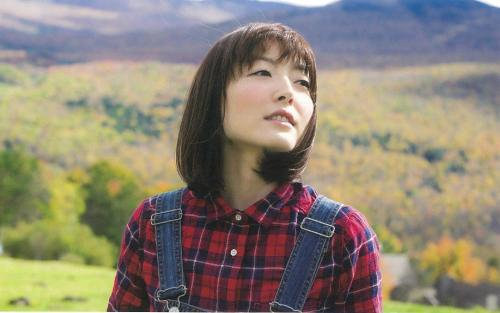
#> input picture picture/test1.jpg, 500 x 313 px
$ python picture14.py
#> lines starting #> are read from the running program, lines starting #| are printed output that depends on the picture
import cv2
import numpy as np

img = cv2.imread('test1.jpg')
#> img is the input picture: shape (313, 500, 3); mean B, G, R 115.9, 131.7, 140.8

kernel = cv2.getStructuringElement(cv2.MORPH_RECT, (8, 8))
openImg = cv2.morphologyEx(img, cv2.MORPH_OPEN, kernel)
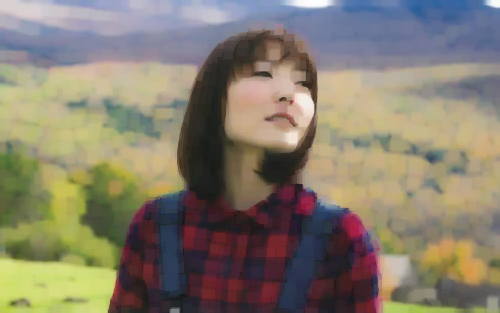
#> openImg: shape (313, 500, 3); mean B, G, R 109.4, 125.6, 133.8
closeImg = cv2.morphologyEx(img, cv2.MORPH_CLOSE, kernel)
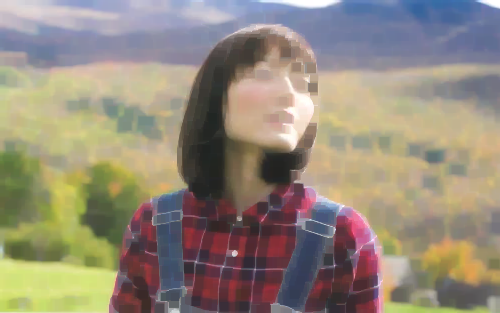
#> closeImg: shape (313, 500, 3); mean B, G, R 122.5, 137.8, 147.9
gradImg = cv2.morphologyEx(img, cv2.MORPH_GRADIENT, kernel)
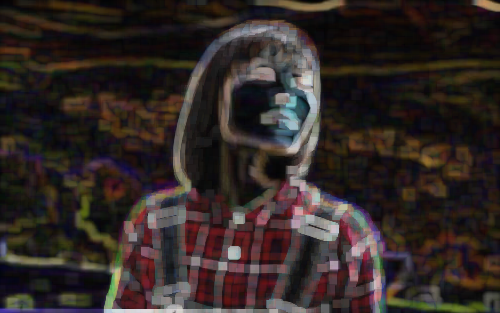
#> gradImg: shape (313, 500, 3); mean B, G, R 38, 40.6, 50

cv2.imshow('openImg', openImg)
cv2.imshow('closeImg', closeImg)
cv2.imshow('gradImg', gradImg)

cv2.waitKey()
cv2.destroyAllWindows()

$ run again, with picture/test2.jpg copied over picture/test1.jpg
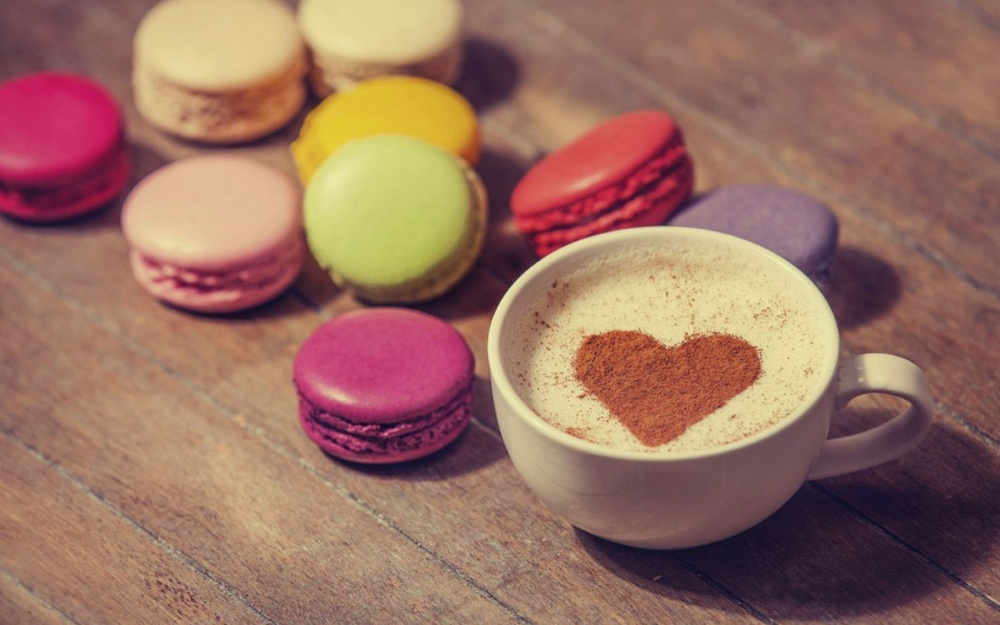
#> input picture picture/test2.jpg, 1000 x 625 px, shrunk from 1920 x 1200 before the run
#> img is the input picture: shape (625, 1000, 3); mean B, G, R 97.1, 111.9, 153.2
#> `openImg = cv2.morphologyEx(img, cv2.MORPH_OPEN, kernel)`:
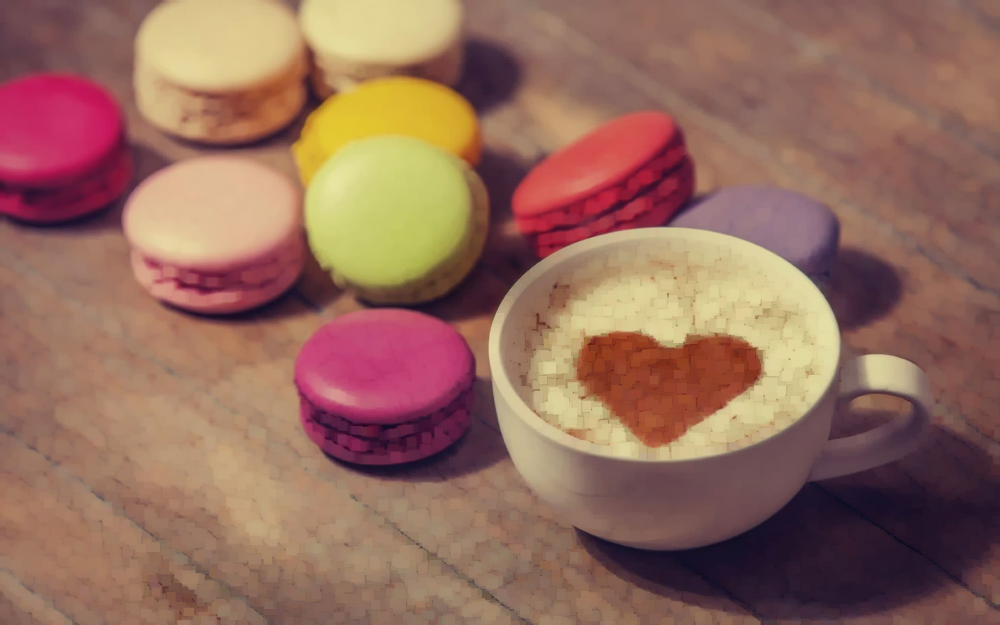
#> openImg: shape (625, 1000, 3); mean B, G, R 92.5, 107.4, 148.6
#> `gradImg = cv2.morphologyEx(img, cv2.MORPH_GRADIENT, kernel)`:
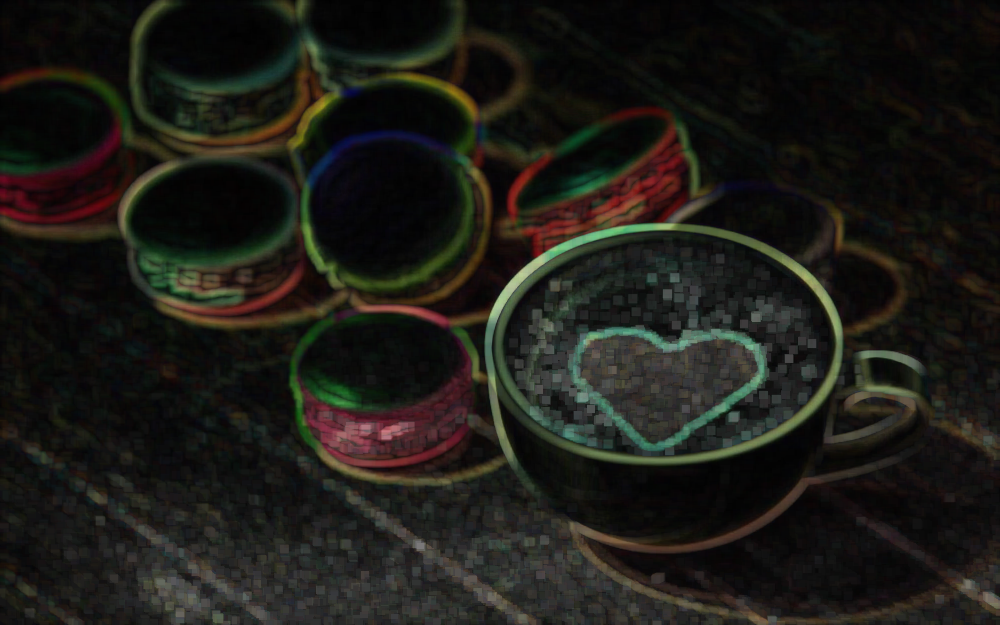
#> gradImg: shape (625, 1000, 3); mean B, G, R 22.8, 27.9, 29

$ run again, with picture/test3.jpg copied over picture/test1.jpg
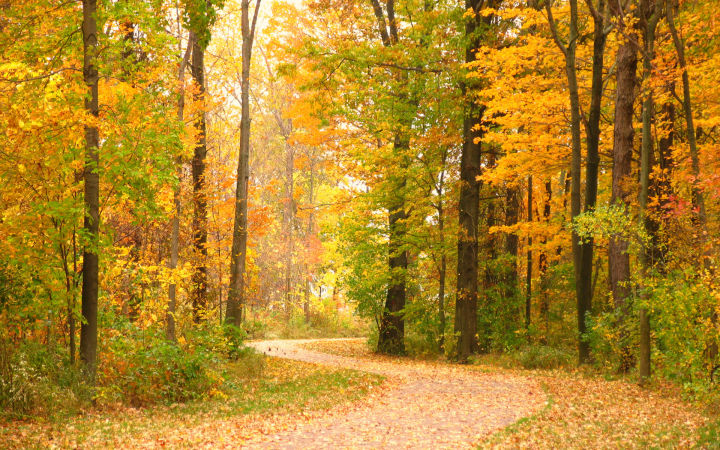
#> input picture picture/test3.jpg, 720 x 450 px
#> img is the input picture: shape (450, 720, 3); mean B, G, R 41.6, 132.4, 174.4
#> `closeImg = cv2.morphologyEx(img, cv2.MORPH_CLOSE, kernel)`:
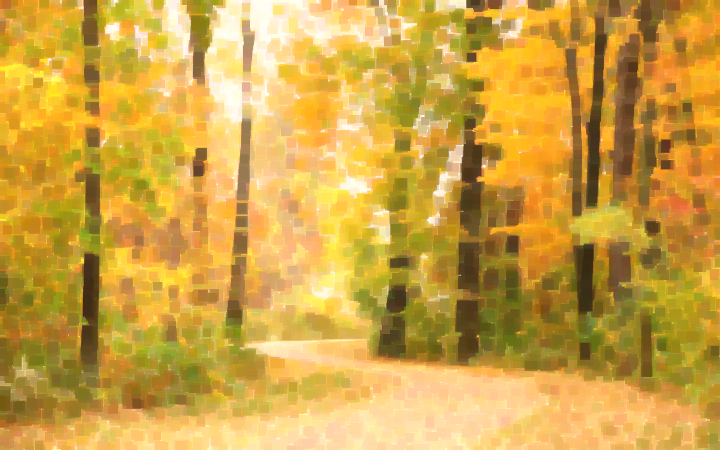
#> closeImg: shape (450, 720, 3); mean B, G, R 70, 163.4, 205.9
#> `gradImg = cv2.morphologyEx(img, cv2.MORPH_GRADIENT, kernel)`:
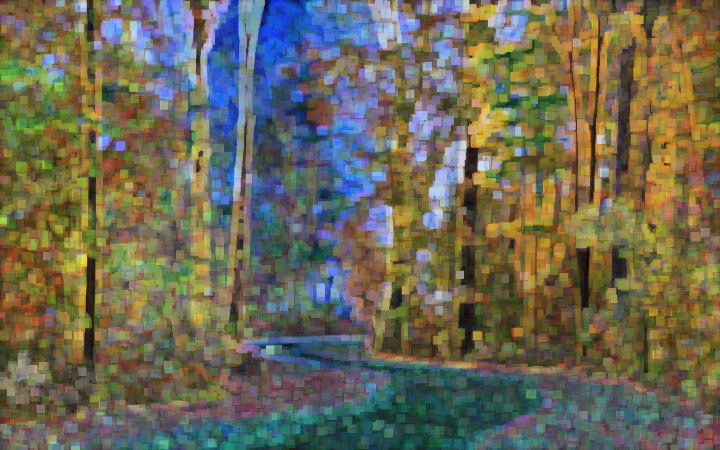
#> gradImg: shape (450, 720, 3); mean B, G, R 86, 105, 107.9

$ run again, with picture/test4.jpg copied over picture/test1.jpg
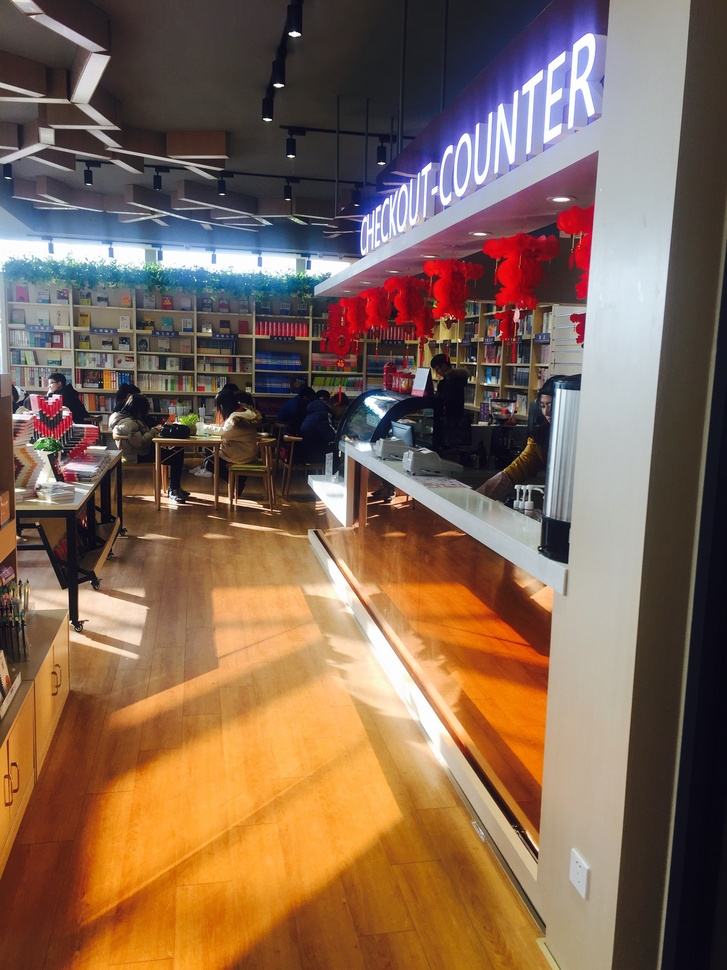
#> input picture picture/test4.jpg, 727 x 970 px, shrunk from 2448 x 3264 before the run
#> img is the input picture: shape (970, 727, 3); mean B, G, R 83.6, 102.4, 130
#> `closeImg = cv2.morphologyEx(img, cv2.MORPH_CLOSE, kernel)`:
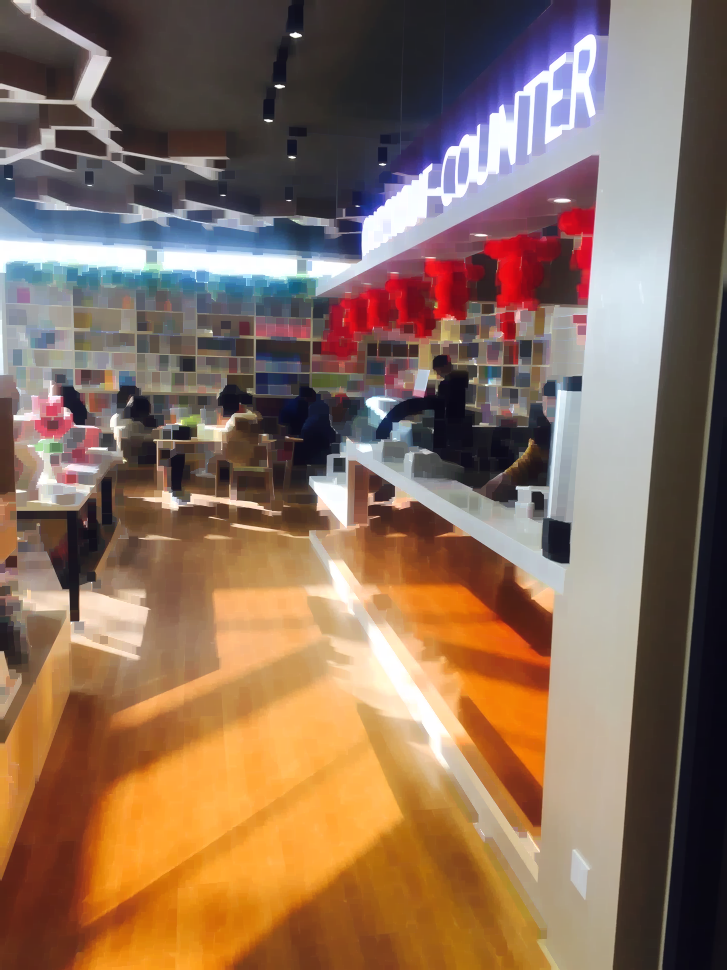
#> closeImg: shape (970, 727, 3); mean B, G, R 91.3, 110.1, 138.1
#> `gradImg = cv2.morphologyEx(img, cv2.MORPH_GRADIENT, kernel)`:
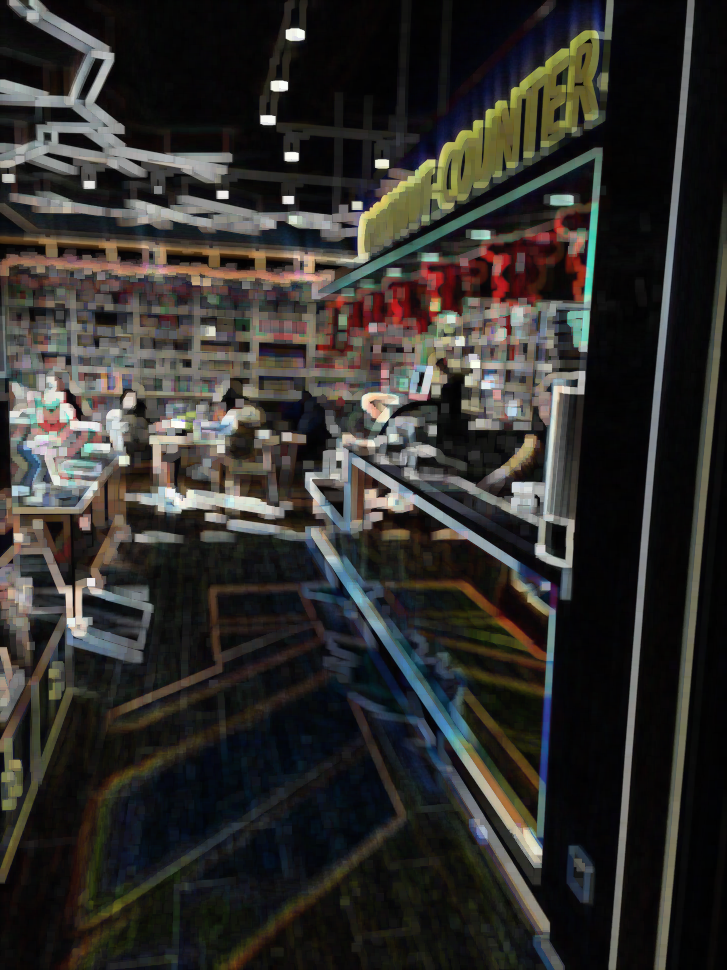
#> gradImg: shape (970, 727, 3); mean B, G, R 44.1, 47.1, 48.9
